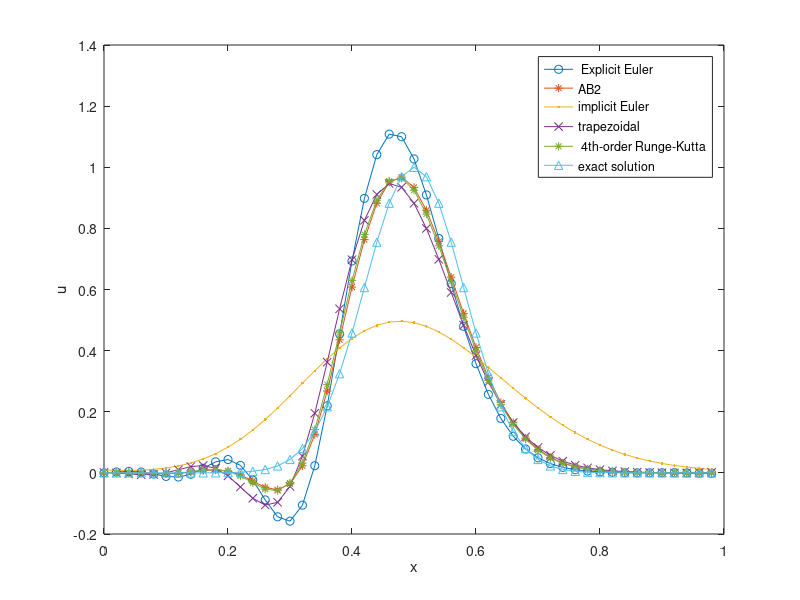

This figure's MATLAB source:
%% Problem 7
%% 1D problem
clear all; % clear all data
low=0; % define my low and high spatial boundary
high=1;
M=50; % number of grids
a=1; % a is the coefficient
dx=(high-low)/M;
out=[]; % output file which the solution of each time ste can be found here
un=zeros(1,M); % initialize my IC vector;
pos=(high-low)/(M)*([0:(M-1)]); % calculate position value at each grid
%% set IC
for i=1:M
    un(i)=exp(-0.5*((pos(i)-0.5)/0.08)^2);
end
u_ic=un; %% save my IC so I can compare with my soilution
%% set A
A=zeros(M); % initialize matrix A
for i=2:M-1
    A(i,i-1)=-1;
    A(i,i+1)=1;
end
A(1,2)=1;
A(1,end)=-1;
A(M,1)=1;
A(M,M-1)=-1; % Now A is B(1,-2,1);
un=un.';
operator_2O_center=1/2/dx*A; % Define my 2nd-order centered differences operator;
t=0;
%% different time martching methods
% Explicit Euler
h=dx*a*0.1; % Courant number=0.1
t=0;
for i=1:(1/h)
    t=t+h;
    unp1=un-operator_2O_center*un*h; % unp1 stands for Un+1;
    un=unp1;
    out=[out ; t unp1.'];
end
plot(pos,out(end,2:end),'o-');
hold on;

% % AB2
h=dx*a*0.1; % Courant number=0.1
t=0;
out=[];
unm1=u_ic.';
un=unm1-operator_2O_center*unm1*h;
dunm1dt=(un-unm1)/h;
t=0;
for i=1:(1/h)
    t=t+h;
    unp1= un+1/2*h*(-3*operator_2O_center*un-dunm1dt);
    dundt=(dunm1dt+2/h*(unp1-un))/3;
    out=[out ;  t unp1.'];
    unm1=un;
    un=unp1;
    dunm1dt=dundt;
%     plot(pos,unp1,'o-');
%     pause(0)
end
plot(pos,out(end,2:end),'*-');

%% implicit Euler
h=a*dx; % Courant number=1
out=[];
un=u_ic.';
A=(h*operator_2O_center+eye(M));
t=0;
for i=1:(1/h)
    t=t+h;
    unp1=A\(un);
    un=unp1;
    out=[out ; t unp1.'];
%     plot(pos,unp1,'o-');
%     pause()
end
plot(pos,out(end,2:end),'.-');




%% trapezoidal
h=a*dx; % Courant number=1
out=[];
un=u_ic.';
unp1=un-operator_2O_center*un*h;
dundt=(unp1-un)/h;
t=0;
for i=1:(1/h)
    t=t+h;
    unp1=(1/2*h*operator_2O_center+eye(M))\(eye(M)-1/2*h*operator_2O_center)*un;
    out=[out ; t unp1.'];
    un=unp1;
%     dundt=dunp1dt;
%     plot(pos,unp1,'o-');
%     pause(0)
end
plot(pos,out(end,2:end),'x-');


%% 4th-order Runge-Kutta methods
h=a*dx; % Courant number=1
out=[];
un=u_ic.';
t=0;
for i=1:(1/h)
    t=t+h;
    unp1d2_1=un-1/2*h*operator_2O_center*un;
    unp1d2_2=un-1/2*h*operator_2O_center*unp1d2_1;
    unp1_bar=un-h*operator_2O_center*unp1d2_2;
    unp1=un+1/6*h*-operator_2O_center*(un+2*unp1d2_1+2*unp1d2_2+unp1_bar);
    un=unp1;
    out=[out ; t unp1.'];
%     plot(pos,unp1,'o-');
%     pause(0)
end
plot(pos,out(end,2:end),'-*');
plot(pos,u_ic,'-^');
legend(' Explicit Euler','AB2','implicit Euler','trapezoidal',' 4th-order Runge-Kutta','exact solution');
xlabel('x')
ylabel('u')
